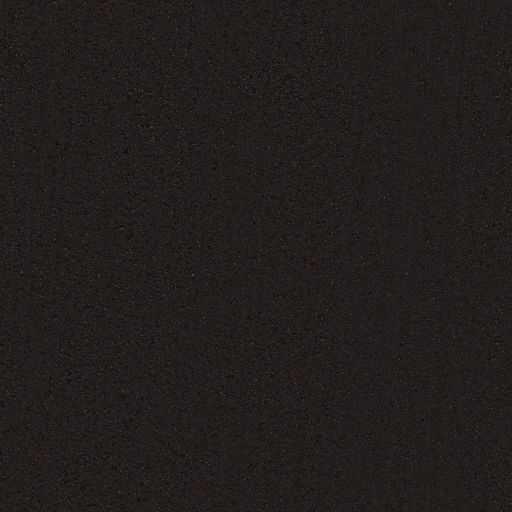
#> input picture assets/asphalt.jpg, 1024 x 1024 px (shown at 1/2 size)
$ python asphalt_maps.py
#> lines starting #> are read from the running program, lines starting #| are printed output that depends on the picture; long printed decimals are rounded
"""The road's normal and roughness maps, rebuilt without the old ones' flaws.
usage: python tools/asphalt_maps.py

The JPEG normal map of the asphalt holds slow tilts across its 2 m tile and the edges of the JPEG's own 8 pixel
blocks (3 cm on the road). Looking down the road they are lost; against a low sun, where a fraction of a degree
decides whether the road mirrors it, they showed as boxy patches. Both maps are made again here from the colour
photo of the same asphalt (which is clean): its fine light and dark, stones and gaps, is the relief, at the
strength the old map's fine part had, and nothing slower than a few centimetres is kept. They go into
js/assets/core.js as lossless images, and out of the GPU-compressed set (tools/ktx_prep.py), whose own 4 pixel
blocks would do the same again. Run after assets_prep.py / ktx_prep.py have been run again.
"""
import base64, io, json, pathlib, re
import numpy as np
from PIL import Image
ROOT = pathlib.Path(__file__).resolve().parent.parent
JS = ROOT / 'js' / 'assets'


def blur(a, s):
    # a gaussian that wraps round (the tile repeats)
    f = np.fft.fftfreq(a.shape[0])[:, None], np.fft.fftfreq(a.shape[1])[None, :]
    return np.real(np.fft.ifft2(np.fft.fft2(a) * np.exp(-2 * (np.pi * s) ** 2 * (f[0] ** 2 + f[1] ** 2))))


lum = np.asarray(Image.open(ROOT / 'assets/asphalt.jpg').convert('L').resize((512, 512), Image.LANCZOS)).astype(float)
fine = blur(lum, 0.55) - blur(lum, 7)  # (a texel is 4 mm: 2 mm to 3 cm kept)
old = np.asarray(Image.open(ROOT / 'assets/asphalt_n.jpg').convert('RGB').resize((512, 512))).astype(float)
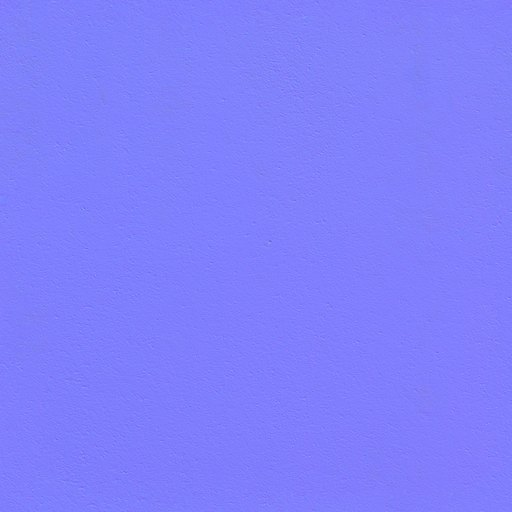
#> input picture assets/asphalt_n.jpg, 512 x 512 px
gx = (np.roll(fine, -1, 1) - np.roll(fine, 1, 1)) / 2
gy = (np.roll(fine, -1, 0) - np.roll(fine, 1, 0)) / 2
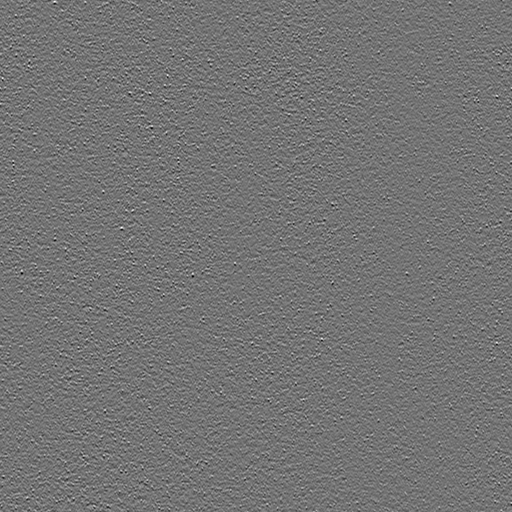
#> gy: shape (512, 512) float64; min -17.61, max 21.01, mean 0; drawn with min black and max white
# the old map's own fine strength, measured above its slow part and its blocks
was = np.sqrt(np.mean([(old[:, :, c] - blur(old[:, :, c], 4)).var() for c in (0, 1)])) / 127.5
#> was = 0.0209
k = was / np.sqrt((gx.var() + gy.var()) / 2)
#> k = 0.00862
nx, ny = -gx * k, gy * k  # (green up, as the photo sets have it)
nx -= nx.mean(); ny -= ny.mean()
#> after `nx -= nx.mean()`: nx: shape (512, 512) float64; min -0.151, max 0.135, mean -4.66e-21
#> after `ny -= ny.mean()`: ny: shape (512, 512) float64; min -0.152, max 0.181, mean -3.99e-21
nz = np.sqrt(np.clip(1 - nx ** 2 - ny ** 2, 0, 1))
rng = np.random.default_rng(7)  # (half a step of noise, so eight bits leave no contours)
q = lambda a: np.clip(np.round(a * 127.5 + 127.5 + rng.uniform(-0.5, 0.5, a.shape)), 0, 255).astype('uint8')
N = np.dstack([q(nx), q(ny), np.clip(np.round(nz * 127.5 + 127.5), 0, 255).astype('uint8')])

arm = np.asarray(Image.open(ROOT / 'assets/asphalt_arm.jpg').convert('RGB').resize((512, 512), Image.LANCZOS)).astype(float)
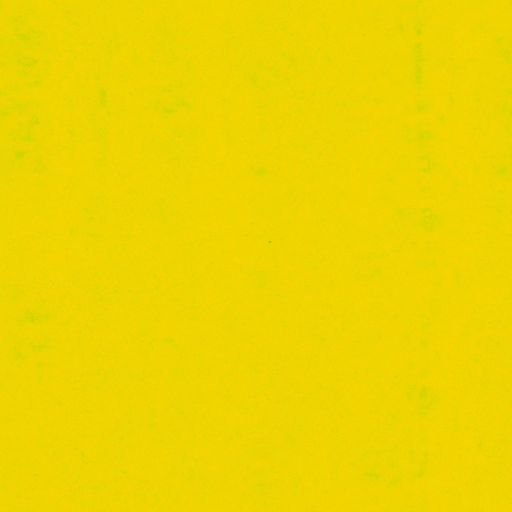
#> input picture assets/asphalt_arm.jpg, 1024 x 1024 px (shown at 1/2 size)
h = fine / fine.std()
out = []
for c, sign in ((0, 1), (1, 1)):  # (gaps are darker; a worn stone top is a little smoother than it is round it, but the photo's own sign is kept)
    ch = arm[:, :, c]; hf = ch - blur(ch, 4)
    r = np.sign(np.corrcoef(hf.ravel(), h.ravel())[0, 1]) or sign
    out.append(np.clip(np.round(ch.mean() + r * h * hf.std() + rng.uniform(-0.5, 0.5, ch.shape)), 0, 255).astype('uint8'))
#> this loop made 2 passes
#> r on passes 1 to 2: 1, -1
#> pass 1, `ch = arm[:, :, c]`:
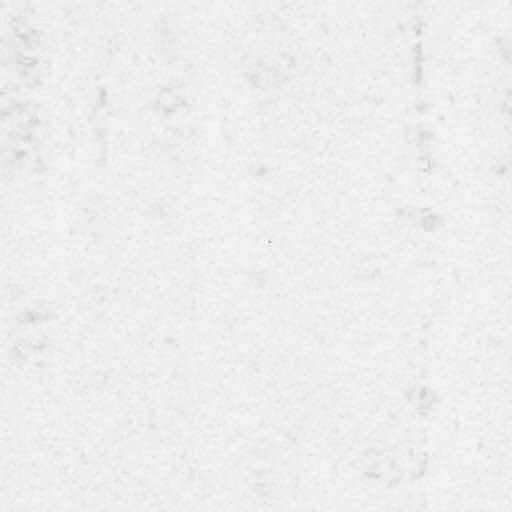
#> ch: shape (512, 512) float64; min 174, max 248, mean 237.3
#> pass 1, `hf = ch - blur(ch, 4)`:
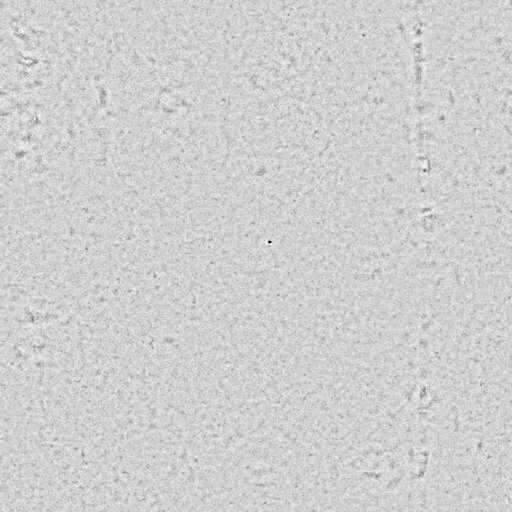
#> hf: shape (512, 512) float64; min -59.41, max 13.61, mean -1.95e-18; drawn with min black and max white
#> pass 2, `hf = ch - blur(ch, 4)`:
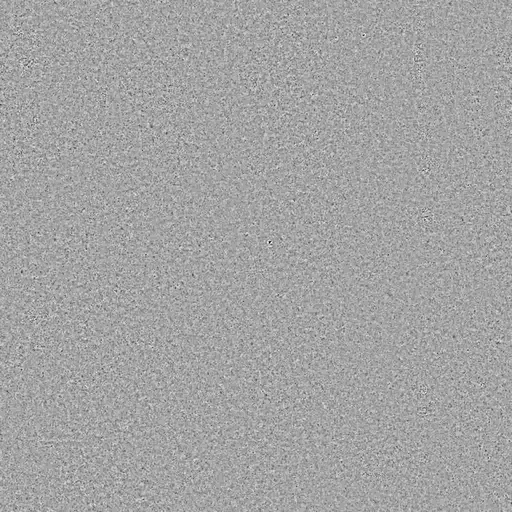
#> hf: shape (512, 512) float64; min -12.91, max 7.17, mean 0; drawn with min black and max white
#> after the loop, out = 2 items
ARM = np.dstack([out[0], out[1], np.full((512, 512), round(arm[:, :, 2].mean()), 'uint8')])
print('normal: strength %.4f (old fine part %.4f), slow part now %.5f, was %.5f' % (nx.std(), was, blur(nx, 12).std(), blur((old[:, :, 0] - old[:, :, 0].mean()) / 127.5, 12).std()))
#> in blur (call 8), `return np.real(np.fft.ifft2(np.fft.fft2(a) * np.exp(-2 * (np.pi * s) *..`:
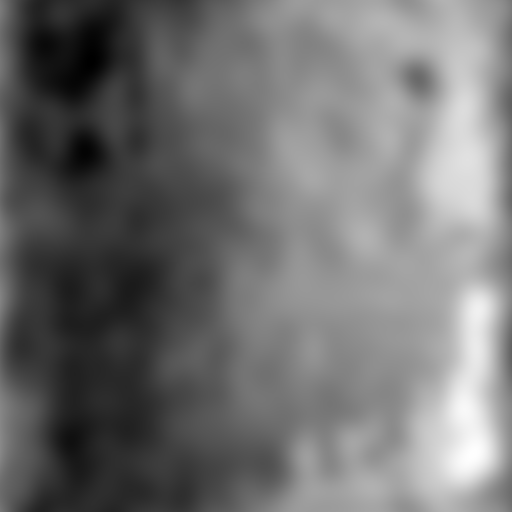
#> returned value: shape (512, 512) float64; min -0.0194, max 0.0243, mean -5.96e-19; drawn with min black and max white
#| normal: strength 0.0203 (old fine part 0.0209), slow part now 2e-05, was 0.0094
print('arm means', arm.mean((0, 1)).round(1), '->', ARM.mean((0, 1)).round(1))
#| arm means [237.3 212.    0.6] -> [237.3 212.    1. ]

HEAD = 'Object.assign(A, '
#> (the run stopped early here; a loop or call above may not have finished)
